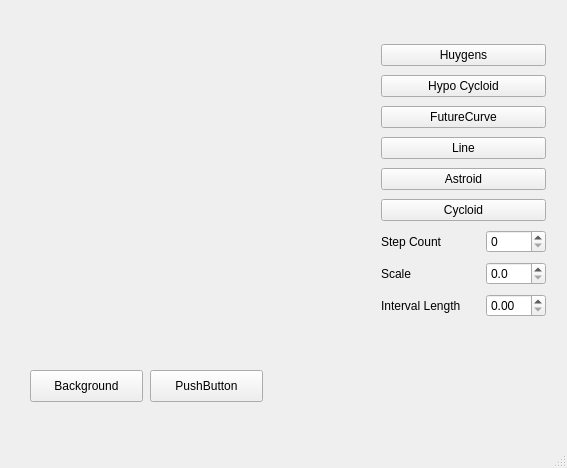
<?xml version="1.0" encoding="UTF-8"?>
<ui version="4.0">
 <class>MainWindow</class>
 <widget class="QMainWindow" name="MainWindow">
  <property name="geometry">
   <rect>
    <x>0</x>
    <y>0</y>
    <width>567</width>
    <height>468</height>
   </rect>
  </property>
  <property name="windowTitle">
   <string>MainWindow</string>
  </property>
  <widget class="QWidget" name="centralWidget">
   <widget class="RenderArea" name="renderArea" native="true">
    <property name="geometry">
     <rect>
      <x>10</x>
      <y>10</y>
      <width>361</width>
      <height>331</height>
     </rect>
    </property>
   </widget>
   <widget class="QPushButton" name="btnBackgroundColor">
    <property name="geometry">
     <rect>
      <x>30</x>
      <y>370</y>
      <width>113</width>
      <height>32</height>
     </rect>
    </property>
    <property name="text">
     <string>Background</string>
    </property>
   </widget>
   <widget class="QPushButton" name="btnLineColor">
    <property name="geometry">
     <rect>
      <x>150</x>
      <y>370</y>
      <width>113</width>
      <height>32</height>
     </rect>
    </property>
    <property name="text">
     <string>PushButton</string>
    </property>
   </widget>
   <widget class="QWidget" name="">
    <property name="geometry">
     <rect>
      <x>370</x>
      <y>30</y>
      <width>187</width>
      <height>307</height>
     </rect>
    </property>
    <layout class="QVBoxLayout" name="verticalLayout">
     <item>
      <widget class="QPushButton" name="btnHuygens">
       <property name="text">
        <string>Huygens</string>
       </property>
      </widget>
     </item>
     <item>
      <widget class="QPushButton" name="btnHypo">
       <property name="text">
        <string>Hypo Cycloid</string>
       </property>
      </widget>
     </item>
     <item>
      <widget class="QPushButton" name="btnFutureCurve">
       <property name="text">
        <string>FutureCurve</string>
       </property>
      </widget>
     </item>
     <item>
      <widget class="QPushButton" name="btnLine">
       <property name="text">
        <string>Line</string>
       </property>
      </widget>
     </item>
     <item>
      <widget class="QPushButton" name="btnAstroid">
       <property name="text">
        <string>Astroid</string>
       </property>
      </widget>
     </item>
     <item>
      <widget class="QPushButton" name="btnCycloid">
       <property name="text">
        <string>Cycloid</string>
       </property>
      </widget>
     </item>
     <item>
      <layout class="QHBoxLayout" name="horizontalLayout_3">
       <item>
        <widget class="QLabel" name="label_3">
         <property name="text">
          <string>Step Count</string>
         </property>
        </widget>
       </item>
       <item>
        <widget class="QSpinBox" name="spinCount">
         <property name="maximumSize">
          <size>
           <width>60</width>
           <height>16777215</height>
          </size>
         </property>
         <property name="maximum">
          <number>512</number>
         </property>
         <property name="singleStep">
          <number>1</number>
         </property>
        </widget>
       </item>
      </layout>
     </item>
     <item>
      <layout class="QHBoxLayout" name="horizontalLayout">
       <item>
        <widget class="QLabel" name="label">
         <property name="text">
          <string>Scale</string>
         </property>
        </widget>
       </item>
       <item>
        <widget class="QDoubleSpinBox" name="spinScale">
         <property name="maximumSize">
          <size>
           <width>60</width>
           <height>16777215</height>
          </size>
         </property>
         <property name="decimals">
          <number>1</number>
         </property>
         <property name="singleStep">
          <double>0.100000000000000</double>
         </property>
        </widget>
       </item>
      </layout>
     </item>
     <item>
      <layout class="QHBoxLayout" name="horizontalLayout_2">
       <item>
        <widget class="QLabel" name="label_2">
         <property name="text">
          <string>Interval Length</string>
         </property>
        </widget>
       </item>
       <item>
        <widget class="QDoubleSpinBox" name="spinInterval">
         <property name="maximumSize">
          <size>
           <width>60</width>
           <height>16777215</height>
          </size>
         </property>
         <property name="maximum">
          <double>100.000000000000000</double>
         </property>
         <property name="singleStep">
          <double>0.100000000000000</double>
         </property>
        </widget>
       </item>
      </layout>
     </item>
    </layout>
   </widget>
  </widget>
  <widget class="QStatusBar" name="statusBar"/>
 </widget>
 <layoutdefault spacing="6" margin="11"/>
 <customwidgets>
  <customwidget>
   <class>RenderArea</class>
   <extends>QWidget</extends>
   <header>renderarea.h</header>
   <container>1</container>
  </customwidget>
 </customwidgets>
 <resources/>
 <connections/>
</ui>
